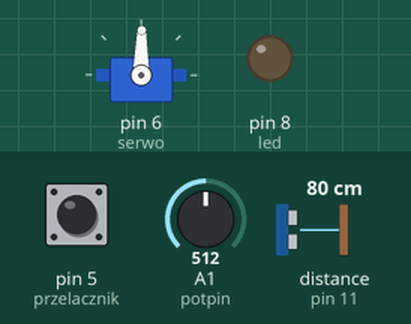
Recording of a sketch running on a simulated Arduino Uno, built with avr-gcc and run on an emulated ATmega328P. Shown: servo, output pins drawn as LEDs (lit = HIGH). Wiring (inferred from the names in the program): ultrasonic range finder: trigger pin 13; echo pin 11. The test bench sets the inputs (shaded band); at power-on: A1 (potpin) = 512, pin 5 (przelacznik) HIGH, distance to the obstacle (sensor on pin 11) 80 cm. The echo pulse lasts 58.3 µs per cm; pins used as bus, display or sensor lines are not drawn.

Above: at 2.2 s.
2.3 s: A1 (potpin) set to 716
At 3.5 s:
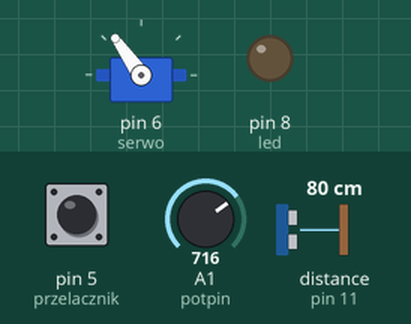
3.8 s: A1 (potpin) set to 900
At 4.7 s:
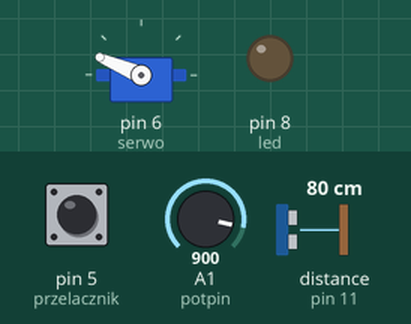
5.3 s: A1 (potpin) set to 1023
At 5.7 s:
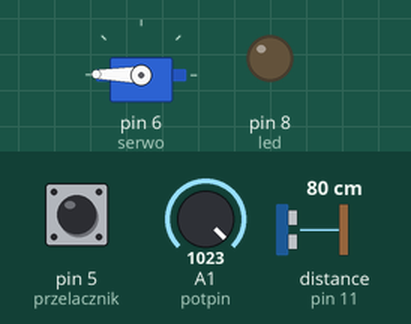
6.8 s: A1 (potpin) set to 306
At 7.8 s:
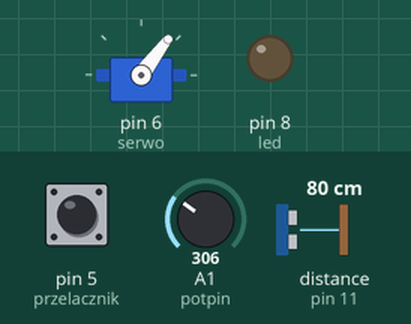
8.3 s: A1 (potpin) set to 122
At 8.8 s:
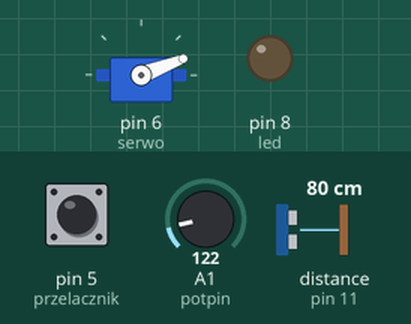
9.8 s: A1 (potpin) set to 511
At 10.9 s:
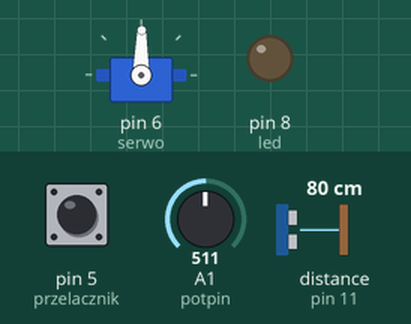
Timing chart, 0 to 12.3 s (numbered marks = the images above; inputs shaded):
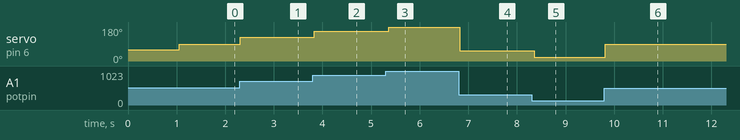

The sketch:

drzewo_ruch_i_zblizeniowy.ino
```cpp
#include <Servo.h>  //Load Servo Library
int trigPin=13; //Sensor Trip pin connected to Arduino pin 13
int echoPin=11;  //Sensor Echo pin connected to Arduino pin 11
float pingTime;  //time for ping to travel from sensor to target and return
float targetDistance; //Distance to Target in inches
float speedOfSound=776.5; //Speed of sound in miles per hour when temp is 77 degrees.
float servoAngle; //V]-]]ariable for the value we want to set servo to.
int led=8;
int ruch=9;
int start=0;
int val;
int przelacznik=5;
int potpin = 1;
Servo serwo;  //Create a servo object called myPointer

void setup() {
  // put your setup code here, to run once:
  Serial.begin(9600);

  pinMode(trigPin, OUTPUT);
  pinMode(echoPin, INPUT);
  pinMode(led,OUTPUT);
  pinMode(ruch,INPUT);
  pinMode(przelacznik,INPUT);
 serwo.attach(6);
   serwo.write(60);
   delay(1000);
   serwo.detach();
}

void loop() {
  // put your main code here, to run repeatedly:
              //
  digitalWrite(trigPin, LOW); //Set trigger pin low
  delayMicroseconds(9000); //Let signal settle
  digitalWrite(trigPin, HIGH); //Set trigPin high
  delayMicroseconds(15); //Delay in high state
  digitalWrite(trigPin, LOW); //ping has now been sent
  delayMicroseconds(10); //Delay in low state

  pingTime = pulseIn(echoPin, HIGH);  //pingTime is presented in microceconds
  pingTime=pingTime/1000000; //convert pingTime to seconds by dividing by 1000000 (microseconds in a second)
  pingTime=pingTime/3600; //convert pingtime to hourse by dividing by 3600 (seconds in an hour)
  targetDistance= speedOfSound * pingTime;  //This will be in miles, since speed of sound was miles per hour
  targetDistance=targetDistance/2; //Remember ping travels to target and back from target, so you must divide by 2 for actual target distance.
  targetDistance= targetDistance*63360;    //Convert miles to inches by multipling by 63360 (inches per mile)
  if ((targetDistance<=4) && (digitalRead(ruch)==HIGH) && (start==0) && (digitalRead(przelacznik)==LOW))
  {
    serwo.attach(6);
    delay(40);
    digitalWrite(led,HIGH);
      serwo.write(170);

  delay(10000);
  serwo.detach();
  }
   else
  {
    digitalWrite(led,LOW);
  }
  if (digitalRead(przelacznik)==HIGH)
  {
    serwo.attach(6);
    delay(40);
    val = analogRead(potpin);            // reads the value of the potentiometer (value between 0 and 1023)
    val = map(val, 0, 1023, 0, 179);     // scale it to use it with the servo (value between 0 and 180)
    serwo.write(val);                  // sets the servo position according to the scaled value
    delay(15);
    serwo.detach();
    start=0;
  }

}
```

Measured:
- after the input at 2.3 s, servo on pin 6 (serwo): 89° → 125° at once
- after the input at 3.8 s, servo on pin 6 (serwo): 125° → 157° at once
- after the input at 5.3 s, servo on pin 6 (serwo): 157° → 179° after 0.06 s
- after the input at 6.8 s, servo on pin 6 (serwo): 179° → 53° at once
- after the input at 8.3 s, servo on pin 6 (serwo): 53° → 21° after 0.05 s
- after the input at 9.8 s, servo on pin 6 (serwo): 21° → 89° at once
